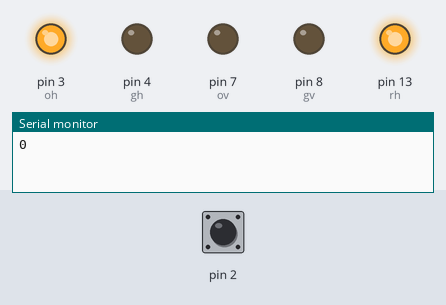
The sketch below on a simulated Arduino Uno, built with avr-gcc and run on an emulated ATmega328P. Parts: output pins drawn as LEDs (lit = HIGH), the last lines printed to the serial monitor. Inputs (shaded band) come from the test bench; at power-on: pin 2 HIGH.

Above: at 1.2 s.
1.3 s: pin 2 pulled LOW for 0.15 s
At 4.3 s:
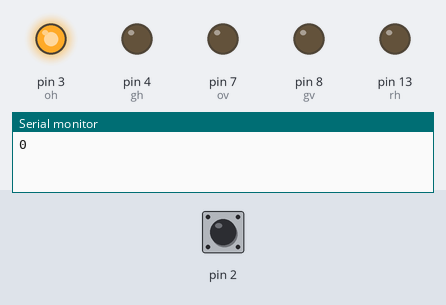
4.4 s: pin 2 pulled LOW for 3.2 s
At 8.3 s:
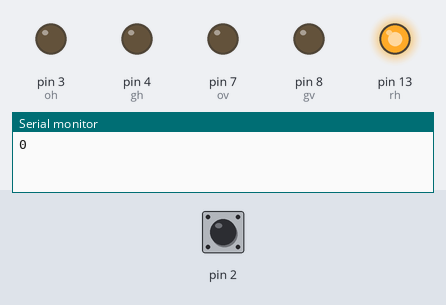
At 15.3 s:
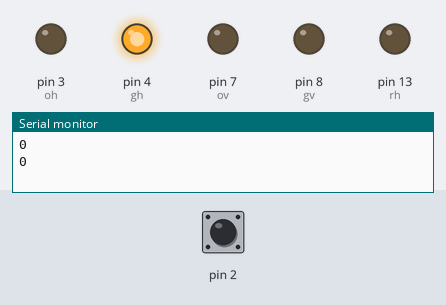
Timing chart, 0 to 15.5 s (numbered marks = the images above; inputs shaded):
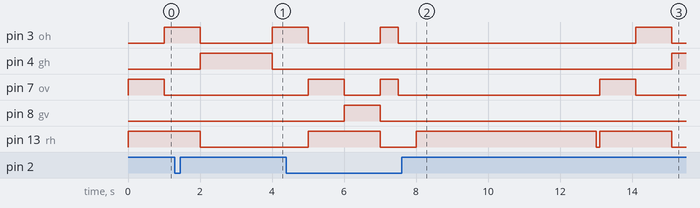

The sketch:

krizovatkaaa.ino
```cpp
int rh=13;
int oh=3;
int gh=4;

int rv=6;
int ov=7;
int gv=8;

int sw=0,z=0,pocet=0;
volatile int t=0;
volatile int x=0;
float d=1000;


void setup() {
  pinMode(rh, OUTPUT);
  pinMode(oh, OUTPUT);
  pinMode(gh, OUTPUT);
  pinMode(rv, OUTPUT);
  pinMode(ov, OUTPUT);
  pinMode(gv, OUTPUT);

  pinMode(sw,INPUT);
  pinMode(2, INPUT_PULLUP);
  pinMode(4,OUTPUT);
  pinMode(6,INPUT);

  attachInterrupt(0,button,RISING);

  Serial.begin(9600);
}

void loop() {

if(t==0)
{
    if(z==2)
    {
      prepnuti();
      z=1;
    }

  den();

  }

else if (t==1)
{
  noc();
  z=2;
  }

}

void button()
{
  t++;
  if (t==2)
  {
    t=0;
  }
  }


void noc()
{
  digitalWrite(rh, LOW);
  digitalWrite(oh, HIGH);
  digitalWrite(gh, LOW);

  digitalWrite(rv, LOW);
  digitalWrite(ov, HIGH);
  digitalWrite(gv, LOW);
  delay(500);

  digitalWrite(oh, LOW);
  digitalWrite(ov, LOW);
  delay(500);
  }

void prepnuti()
{
  digitalWrite(rh, HIGH);
  digitalWrite(rv, HIGH);
  delay (5000);
  digitalWrite(rh, LOW);
  digitalWrite(rv, LOW);
  delay (100);
}

void den()
{
  if(x==1)
    {
      x=0;
      pocet=pocet+1;


  if (pocet==0)
    {
    d=1000;

    }
   else if (pocet==1)
    {
    d=500;

    }

    else if (pocet==2)
    {
    d=250;

    }

    else if (pocet==3)
    {
    d=1000;
    pocet =0;
    }
 }
    Serial.println(pocet);

  digitalWrite(rh, HIGH);
  digitalWrite(oh, LOW);
  digitalWrite(gh, LOW);

  digitalWrite(rv, LOW);
  digitalWrite(ov, HIGH);
  digitalWrite(gv, LOW);
  delay(d);
  //1s

  digitalWrite(rh, HIGH);
  digitalWrite(oh, HIGH);
  digitalWrite(gh, LOW);

  digitalWrite(rv, HIGH);
  digitalWrite(ov, LOW);
  digitalWrite(gv, LOW);
  delay(d);
  //2s

  digitalWrite(rh, LOW);
  digitalWrite(oh, LOW);
  digitalWrite(gh, HIGH);

  digitalWrite(rv, HIGH);
  digitalWrite(ov, LOW);
  digitalWrite(gv, LOW);
  delay(d);
  //3s

  digitalWrite(rh, LOW);
  digitalWrite(oh, LOW);
  digitalWrite(gh, HIGH);

  digitalWrite(rv, HIGH);
  digitalWrite(ov, LOW);
  digitalWrite(gv, LOW);
  delay(d);
  //4s

  digitalWrite(rh, LOW);
  digitalWrite(oh, HIGH);
  digitalWrite(gh, LOW);

  digitalWrite(rv, HIGH);
  digitalWrite(ov, LOW);
  digitalWrite(gv, LOW);
  delay(d);
  //5s

  digitalWrite(rh, HIGH);
  digitalWrite(oh, LOW);
  digitalWrite(gh, LOW);

  digitalWrite(rv, HIGH);
  digitalWrite(ov, HIGH);
  digitalWrite(gv, LOW);
  delay(d);
  //6s

  digitalWrite(rh, HIGH);
  digitalWrite(oh, LOW);
  digitalWrite(gh, LOW);

  digitalWrite(rv, LOW);
  digitalWrite(ov, LOW);
  digitalWrite(gv, HIGH);
  delay(d);
  //7s
}
```

Measured:
- after the input at 4.4 s, pin 4 (gh): LOW → HIGH after 10.7 s
